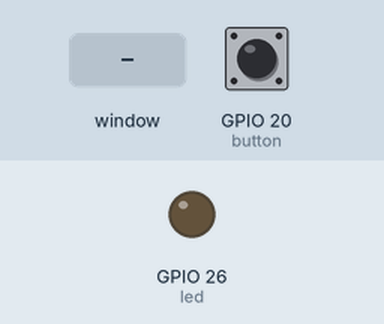
Recording of a program running on a simulated Raspberry Pi (BCM pin numbers). On the bench: output pins drawn as LEDs (lit = HIGH). Inputs (shaded band) come from the test bench; at power-on: GPIO 20 (button) HIGH. The desktop window is not drawn, its controls go by their first labels and the mouse button is held 0.15 s.

Above: at 1.2 s.
1.3 s: control labelled "Toggle LED" in the window clicked
At 2.0 s:
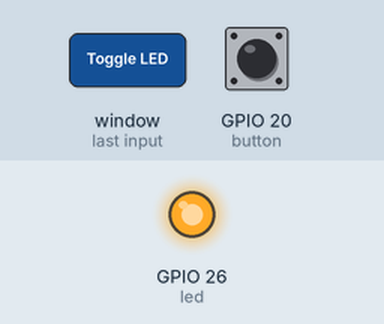
Timing chart, 0 to 4.3 s (numbered marks = the images above; inputs shaded):
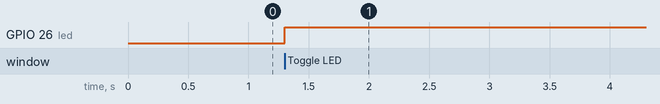

The program:

main.py
```python
import tkinter as tk
from hardware.gpio_interface import GPIOInterface

class PioneerHMI:

    def __init__(self, root):
        self.root = root
        self.root.title("Pioneer HMI")

        self.gpio = GPIOInterface()

        # LED Controls
        self.led_status = tk.StringVar(value="OFF")
        tk.Label(root, text="LED Control (GPIO26)", font=("Arial", 12)).pack()
        self.led_btn = tk.Button(root, text="Toggle LED", command=self.toggle_led, width=20)
        self.led_btn.pack(pady=5)
        self.led_label = tk.Label(root, textvariable=self.led_status, fg="blue", font=("Arial", 10))
        self.led_label.pack()

        # Key Press Status
        tk.Label(root, text="KEY Press Status", font=("Arial", 12)).pack(pady=10)
        self.key_status = tk.StringVar(value="Released")
        self.key_label = tk.Label(root, textvariable=self.key_status, fg="green", font=("Arial", 10))
        self.key_label.pack()

        # Periodic Update
        self.update_status()


    def toggle_led(self):
        self.gpio.toggle_led()
        self.led_status.set("ON" if self.gpio.led_state else "OFF")

    def update_status(self):
        if self.gpio.is_key_pressed():
            self.key_status.set("Pressed")
            self.key_label.config(fg="red")
        else:
            self.key_status.set("Released")
            self.key_label.config(fg="green")
        self.root.after(500, self.update_status)

if __name__ == "__main__":
    root = tk.Tk()
    app = PioneerHMI(root)
    root.mainloop()
```

gpio_interface.py
```python
from gpiozero import LED, Button

class GPIOInterface:

    def __init__(self):
        self.led = LED(26)
        self.button = Button(20)
        self.led_state = False

    def toggle_led(self):
        if self.led_state:
            self.led.off()
        else:
            self.led.on()
        self.led_state = not self.led_state

    def is_key_pressed(self):
        return self.button.is_pressed
```

Measured:
- after the input at 1.3 s, GPIO 26 (led): LOW → HIGH at once
